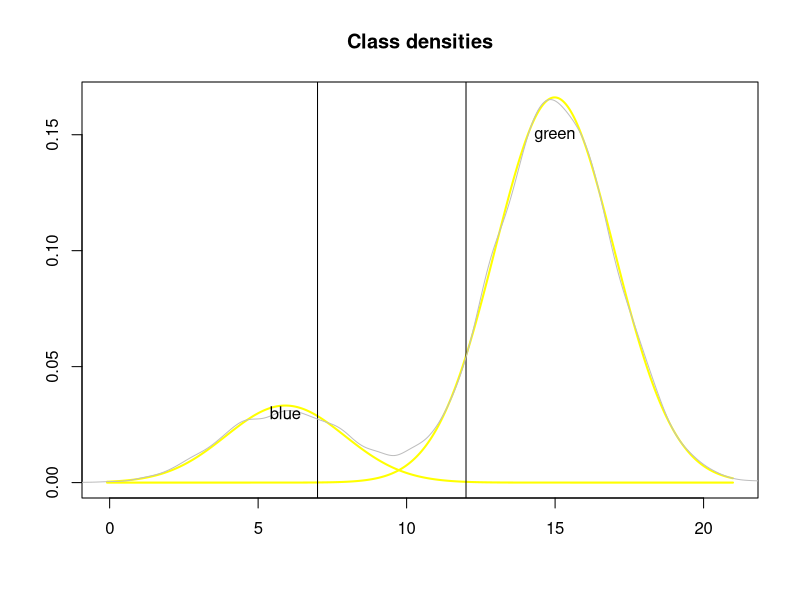

The R source for this figure:
rm(list = ls())
X2 <- data.frame(x = rnorm(2000, mean = 6, sd = 2), class = "blue")
X3 <- data.frame(x = rnorm(10000, mean = 15, sd = 2), class = "green")
X <- rbind(X2, X3)

lda1 <- function(value, data) {
  tab <- table(data$class)
  n_cla <- dim(tab)
  len <- length(value)
  nam <- names(tab)
  pi <- c()
  mu <- c()
  vark <- c()
  wei <- c()
  dis <- matrix(nrow = len, ncol = n_cla)
  exp <- matrix(nrow = len, ncol = n_cla)
  for (i in (1:n_cla)) {
    pi[i] <- table(data$class)[i] / dim(data)[1]
    mu[i] <- mean(data$x[data$class == nam[i]])
    vark[i] <- var(data$x[data$class == nam[i]])
    wei[i] <- ((tab[i] - 1) / (dim(data)[1] - n_cla)) * vark[i]
  }
  var <- sum(wei)
  for (i in (1:n_cla)) {
    for (j in (1:len)) {
      dis[j, i] <- value[j] * (mu[i] / var ^ 2) - (mu[i] ^ 2) / (2 * var ^ 2) + log(pi[i])
      exp[j, i] <- exp(dis[j, i])
    }
  }
  sum <- c()
  for (j in (1:len)) {
    sum[j] <- sum(exp[j, ])
  }
  prob <- matrix(nrow = len, ncol = n_cla)
  for (i in (1:n_cla)) {
    for (j in (1:len)) {
      prob[j, i] <- exp[j, i] / sum[j]
    }
  }
  colnames(dis) <- nam
  names(pi) <- nam
  exp <- cbind(value, exp)
  sum <- cbind(value, sum)
  class <- c()
  score <- c()
  proba <- c()
  for (j in (1:len)) {
    class[j] <- colnames(dis)[dis[j,] == max(dis[j,])]
    score[j] <- max(dis[j,])
    proba[j] <- max(prob[j,])
  }
  out <- as.data.frame(cbind(value, class, score, proba))
  for (j in (1:len)) {
    if (out$proba[j] == "NaN") {
      out$proba <- as.numeric(out$proba)
      out$proba[j] <- 1
      warning("NaN probability coerced to 1 for certain input values")
    }
  }
  min <- min(mu - 3 * sqrt(var))
  max <- max(mu + 3 * sqrt(var))
  y <- matrix(ncol = n_cla, nrow = 1000)
  subout <- rbind(pi, mu)
  subout <- subout[, order(subout[1,], decreasing = TRUE)]
  x <- seq(min, max, length = 1000)
  for (i in (1:n_cla)) {
    y[, i] <- subout[1, i] * dnorm(x, mean = subout[2, i], sd = sqrt(var))
  }
  colors <- heat.colors(n_cla)
  plot(x,
       y[, 1],
       type = "n",
       xlab = "",
       ylab = "")
  title("Class densities")
  lines(x, y[, 1], lwd = 2, col = colors[2])
  for (i in (2:n_cla)) {
    lines(x, y[, i], col = colors[i], lwd = 2)
  }
  abline(v = value[1])
  abline(v = value[length(value)])
  lines(density(data$x), col = "grey")
  for (i in (1:n_cla)) {
    text(subout[2, i], 0.9 * max(y[, i]), colnames(subout)[i])
  }
  subout <- subout[, order(subout[2,])]
  rownames(subout) <- c("priors", "averages")
  out <- list(subout, out, var)
  return(subout)
}
lda1(seq(7, 12, length=10), X)


